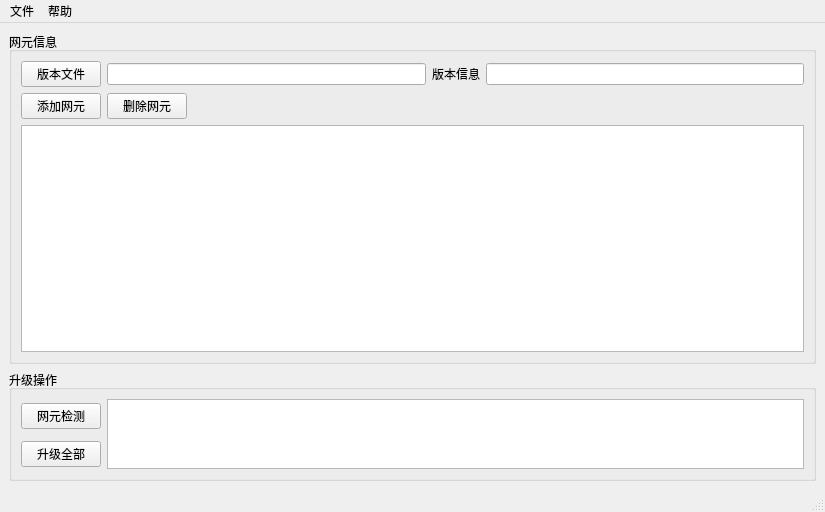
<?xml version="1.0" encoding="UTF-8"?>
<ui version="4.0">
 <class>MainWindow</class>
 <widget class="QMainWindow" name="MainWindow">
  <property name="geometry">
   <rect>
    <x>0</x>
    <y>0</y>
    <width>825</width>
    <height>512</height>
   </rect>
  </property>
  <property name="minimumSize">
   <size>
    <width>180</width>
    <height>0</height>
   </size>
  </property>
  <property name="windowTitle">
   <string>AC升级工具</string>
  </property>
  <widget class="QWidget" name="centralwidget">
   <layout class="QGridLayout" name="gridLayout_2">
    <item row="0" column="0">
     <widget class="QGroupBox" name="groupBox_2">
      <property name="title">
       <string>网元信息</string>
      </property>
      <layout class="QGridLayout" name="gridLayout">
       <item row="0" column="0" colspan="2">
        <layout class="QHBoxLayout" name="horizontalLayout">
         <item>
          <widget class="QPushButton" name="pushButtonAddVersionFile">
           <property name="text">
            <string>版本文件</string>
           </property>
          </widget>
         </item>
         <item>
          <widget class="QLineEdit" name="lineEditVersionFile">
           <property name="readOnly">
            <bool>true</bool>
           </property>
          </widget>
         </item>
         <item>
          <widget class="QLabel" name="label">
           <property name="text">
            <string>版本信息</string>
           </property>
          </widget>
         </item>
         <item>
          <widget class="QLineEdit" name="lineEditVersion">
           <property name="readOnly">
            <bool>true</bool>
           </property>
          </widget>
         </item>
        </layout>
       </item>
       <item row="1" column="0">
        <layout class="QFormLayout" name="formLayout">
         <item row="0" column="0">
          <widget class="QPushButton" name="pushButtonAddNe">
           <property name="text">
            <string>添加网元</string>
           </property>
          </widget>
         </item>
         <item row="0" column="1">
          <widget class="QPushButton" name="pushButtonDelNe">
           <property name="text">
            <string>删除网元</string>
           </property>
          </widget>
         </item>
        </layout>
       </item>
       <item row="1" column="1">
        <spacer name="horizontalSpacer">
         <property name="orientation">
          <enum>Qt::Horizontal</enum>
         </property>
         <property name="sizeHint" stdset="0">
          <size>
           <width>954</width>
           <height>20</height>
          </size>
         </property>
        </spacer>
       </item>
       <item row="2" column="0" colspan="2">
        <widget class="QTableView" name="tableViewNet"/>
       </item>
      </layout>
     </widget>
    </item>
    <item row="1" column="0">
     <widget class="QGroupBox" name="groupBox_3">
      <property name="title">
       <string>升级操作</string>
      </property>
      <layout class="QGridLayout" name="gridLayout_3">
       <item row="0" column="0">
        <widget class="QPushButton" name="pushButtonCheckNe">
         <property name="text">
          <string>网元检测</string>
         </property>
        </widget>
       </item>
       <item row="0" column="1" rowspan="2">
        <widget class="QTextEdit" name="textEditInformation"/>
       </item>
       <item row="1" column="0">
        <widget class="QPushButton" name="pushButtonUpdateAll">
         <property name="text">
          <string>升级全部</string>
         </property>
        </widget>
       </item>
      </layout>
      <zorder>pushButtonCheckNe</zorder>
      <zorder>pushButtonUpdateAll</zorder>
      <zorder>textEditInformation</zorder>
     </widget>
    </item>
   </layout>
  </widget>
  <widget class="QMenuBar" name="menubar">
   <property name="geometry">
    <rect>
     <x>0</x>
     <y>0</y>
     <width>825</width>
     <height>19</height>
    </rect>
   </property>
   <widget class="QMenu" name="menuFile">
    <property name="title">
     <string>文件</string>
    </property>
    <widget class="QMenu" name="menuLanguage">
     <property name="title">
      <string>语言</string>
     </property>
     <addaction name="actionChinese"/>
     <addaction name="actionEnglish"/>
    </widget>
    <addaction name="actionSavetConfig"/>
    <addaction name="actionImportConfig"/>
    <addaction name="menuLanguage"/>
    <addaction name="actionExit"/>
   </widget>
   <widget class="QMenu" name="menuHelp">
    <property name="title">
     <string>帮助</string>
    </property>
    <addaction name="actionAbout"/>
   </widget>
   <addaction name="menuFile"/>
   <addaction name="menuHelp"/>
  </widget>
  <widget class="QStatusBar" name="statusbar"/>
  <action name="actionImportConfig">
   <property name="text">
    <string>导入配置</string>
   </property>
  </action>
  <action name="actionAbout">
   <property name="text">
    <string>关于</string>
   </property>
  </action>
  <action name="actionExit">
   <property name="text">
    <string>退出</string>
   </property>
  </action>
  <action name="actionSavetConfig">
   <property name="text">
    <string>保留配置</string>
   </property>
  </action>
  <action name="actionChinese">
   <property name="text">
    <string>中文</string>
   </property>
  </action>
  <action name="actionEnglish">
   <property name="text">
    <string>英文</string>
   </property>
  </action>
 </widget>
 <resources/>
 <connections/>
</ui>
